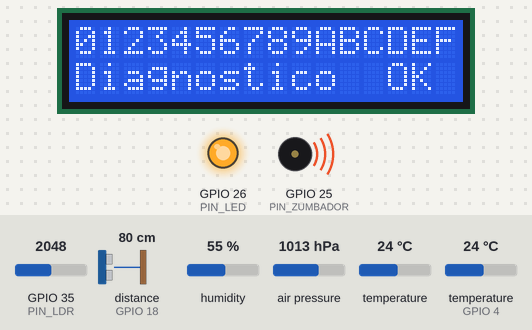
Bench run of a sketch on a simulated ESP32. Shown: 16×2 character LCD, output pins drawn as LEDs (lit = HIGH), buzzer (waves = sounding, pin HIGH). Wiring (inferred from the names in the program): ultrasonic range finder: trigger GPIO 5; echo GPIO 18. Inputs (shaded band) come from the test bench; at power-on: distance to the obstacle (sensor on GPIO 18) 80 cm, GPIO 35 (PIN_LDR) = 2048, humidity 55 %, air pressure 1013 hPa, temperature 24 °C, temperature (sensor on GPIO 4) 24 °C. The echo pulse lasts 58.3 µs per cm; pins used as bus, display or sensor lines are not drawn; what the sketch prints to the serial monitor is not drawn.

Above: at 10.4 s.
At 12.6 s:
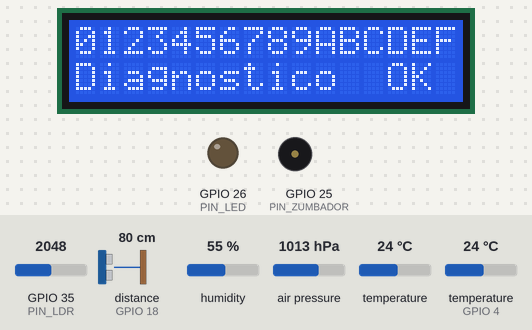
12.7 s: distance to the obstacle (sensor on GPIO 18) set to 2 cm
17.0 s: distance to the obstacle (sensor on GPIO 18) set to 18 cm
Timing chart, 0 to 20.0 s (numbered marks = the images above; inputs shaded):
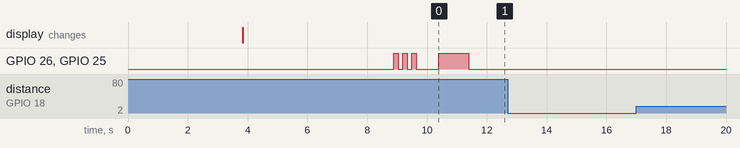

The sketch:

Diagnostico.ino
```cpp
// =====================================================================
//  DIAGNÓSTICO — Estación hidrometeorológica
//
//  Sketch independiente. Verifica cada sensor por separado, mide la
//  dispersión del ultrasónico y entrega los valores que hay que
//  trasladar a config.h del sketch principal.
//
//  Subir este archivo SOLO, en su propia carpeta llamada "Diagnostico".
//  Monitor serie a 115200.
// =====================================================================
#include <Wire.h>
#include <LiquidCrystal_I2C.h>
#include <Adafruit_BMP280.h>
#include <DHT.h>

// ---------- Ajustar si cambiaron los pines ----------
#define PIN_TRIG      5
#define PIN_ECHO     18
#define PIN_DHT       4
#define PIN_LDR      35
#define PIN_ZUMBADOR 25
#define PIN_LED      26
#define I2C_SDA      21
#define I2C_SCL      22

DHT dht(PIN_DHT, DHT22);
Adafruit_BMP280 bmp;
LiquidCrystal_I2C *lcd = nullptr;

uint8_t dirLcd = 0, dirBmp = 0;

// ---------------------------------------------------------------- utilidades
void titulo(const char *t) {
  Serial.println();
  Serial.println("======================================================");
  Serial.printf ("  %s\n", t);
  Serial.println("======================================================");
}

void veredicto(const char *quien, bool ok, const char *detalle) {
  Serial.printf("  [%s] %-12s  %s\n", ok ? " OK " : "FALLA", quien, detalle);
}

// ---------------------------------------------------------------- I2C
void escanearI2C() {
  titulo("1. Escaneo del bus I2C");
  uint8_t hallados = 0;
  for (uint8_t a = 1; a < 127; a++) {
    Wire.beginTransmission(a);
    if (Wire.endTransmission() == 0) {
      Serial.printf("  Dispositivo en 0x%02X", a);
      if (a == 0x27 || a == 0x3F) { Serial.print("  <- LCD");    dirLcd = a; }
      if (a == 0x76 || a == 0x77) { Serial.print("  <- BMP280"); dirBmp = a; }
      Serial.println();
      hallados++;
    }
  }
  if (!hallados) {
    Serial.println("  NADA EN EL BUS.");
    Serial.println("  Revisar: SDA en GPIO21, SCL en GPIO22, alimentacion y GND comun.");
  }
  Serial.printf("\n  >> config.h:  #define DIR_LCD  0x%02X\n", dirLcd ? dirLcd : 0x27);
  Serial.printf("  >> config.h:  #define DIR_BMP  0x%02X\n", dirBmp ? dirBmp : 0x76);
}

// ---------------------------------------------------------------- LCD
void probarLcd() {
  titulo("2. LCD 16x2");
  if (!dirLcd) { veredicto("LCD", false, "no aparecio en el bus I2C"); return; }
  lcd = new LiquidCrystal_I2C(dirLcd, 16, 2);
  lcd->init(); lcd->backlight();
  lcd->setCursor(0, 0); lcd->print("0123456789ABCDEF");
  lcd->setCursor(0, 1); lcd->print("Diagnostico  OK ");
  veredicto("LCD", true, "escribiendo patron de prueba");
  Serial.println("  Mirar la pantalla: deben verse 16 caracteres por linea,");
  Serial.println("  sin segmentos apagados. Si esta en blanco, girar el");
  Serial.println("  potenciometro azul del adaptador (contraste).");
}

// ---------------------------------------------------------------- DHT22
float probarDht(float *tOut, float *hOut) {
  titulo("3. DHT22  (temperatura y humedad)");
  float t = NAN, h = NAN;
  for (uint8_t i = 0; i < 3 && (isnan(t) || isnan(h)); i++) {
    t = dht.readTemperature();
    h = dht.readHumidity();
    if (isnan(t) || isnan(h)) { Serial.println("  reintentando..."); delay(2200); }
  }
  if (isnan(t) || isnan(h)) {
    veredicto("DHT22", false, "sin lectura valida");
    Serial.println("  Revisar: resistencia pull-up de 10k entre Data y 3V3,");
    Serial.println("  alimentacion a 3V3 y GND comun.");
    *tOut = NAN; *hOut = NAN;
    return NAN;
  }
  Serial.printf("  Temperatura : %.1f C\n", t);
  Serial.printf("  Humedad     : %.1f %%\n", h);
  bool rangoOk = (t > -10 && t < 60 && h >= 0 && h <= 100);
  veredicto("DHT22", rangoOk, rangoOk ? "valores en rango fisico" : "valores imposibles");
  Serial.println("\n  PRUEBA MANUAL: soplar sobre el sensor.");
  Serial.println("  La humedad debe subir de 90 % en segundos y bajar en ~1 min.");
  *tOut = t; *hOut = h;
  return t;
}

// ---------------------------------------------------------------- BMP280
void probarBmp(float tDht) {
  titulo("4. BMP280  (presion atmosferica)");
  if (!dirBmp) { veredicto("BMP280", false, "no aparecio en el bus I2C"); return; }
  if (!bmp.begin(dirBmp)) { veredicto("BMP280", false, "begin() fallo"); return; }

  bmp.setSampling(Adafruit_BMP280::MODE_NORMAL,
                  Adafruit_BMP280::SAMPLING_X2,
                  Adafruit_BMP280::SAMPLING_X16,
                  Adafruit_BMP280::FILTER_X16,
                  Adafruit_BMP280::STANDBY_MS_500);
  delay(300);

  float p  = bmp.readPressure() / 100.0f;
  float tb = bmp.readTemperature();
  Serial.printf("  Presion      : %.1f hPa\n", p);
  Serial.printf("  Temp BMP280  : %.1f C\n", tb);

  bool pOk = (p > 600 && p < 1100);
  veredicto("BMP280", pOk, pOk ? "presion en rango" : "presion fuera de rango");

  if (p > 980) {
    Serial.println("\n  AVISO: la presion parece de nivel del mar.");
    Serial.println("  En la Sabana de Bogota (2560 m) debe rondar 745-760 hPa.");
    Serial.println("  Si marca ~1013, la libreria esta convirtiendo a nivel del mar.");
  }

  // ---- Esto es lo que resuelve el falso "FALLA" ----
  if (!isnan(tDht)) {
    float delta = tb - tDht;
    Serial.println("\n  --- AUTOCALENTAMIENTO DEL BMP280 ---");
    Serial.printf("  Temp BMP - Temp DHT = %+.1f C\n", delta);
    Serial.println("  El BMP280 se autocalienta y suele leer por encima del");
    Serial.println("  ambiente. Si ademas va dentro de la caja, la diferencia");
    Serial.println("  crece. Esto NO es una falla: es un desfase sistematico.");
    Serial.printf("\n  >> config.h:  #define BMP_AUTOCALENT_C  %.1ff\n", delta);
    Serial.println("  (dejar el sistema estable 10 min antes de tomar este valor)");
  }
}

// ---------------------------------------------------------------- LDR
void probarLdr() {
  titulo("5. LDR  (luz)");
  analogSetPinAttenuation(PIN_LDR, ADC_11db);

  Serial.println("  Dejar el sensor como esta. Midiendo 3 s...");
  uint32_t acc = 0; uint16_t mn = 4095, mx = 0;
  for (uint8_t i = 0; i < 60; i++) {
    uint16_t v = analogRead(PIN_LDR);
    acc += v; if (v < mn) mn = v; if (v > mx) mx = v;
    delay(50);
  }
  uint16_t prom = acc / 60;
  Serial.printf("  Lectura cruda: media %u, min %u, max %u (rango 0-4095)\n", prom, mn, mx);
  Serial.printf("  Indice       : %.1f %%\n", prom * 100.0f / 4095.0f);

  bool vivo = (mx - mn) > 2 || (prom > 20 && prom < 4075);
  veredicto("LDR", vivo, vivo ? "responde" : "valor pegado en un extremo");

  if (prom < 20)  Serial.println("  AVISO: casi cero. Revisar el divisor resistivo.");
  if (prom > 4075) Serial.println("  AVISO: saturado. Revisar el divisor resistivo.");

  Serial.println("\n  PRUEBA MANUAL: tapar el sensor con la mano 3 s y destapar.");
  Serial.println("  Anotar el valor tapado y el valor a plena luz: esos dos");
  Serial.println("  extremos son la calibracion relativa del LDR.");
  Serial.println("  RECORDAR: el LDR debe estar en GPIO 32-39 (ADC1).");
  Serial.println("  En ADC2 deja de funcionar cuando se enciende el WiFi.");
}

// ---------------------------------------------------------------- HC-SR04
float disparo(float tAire) {
  digitalWrite(PIN_TRIG, LOW);  delayMicroseconds(4);
  digitalWrite(PIN_TRIG, HIGH); delayMicroseconds(10);
  digitalWrite(PIN_TRIG, LOW);
  uint32_t dur = pulseIn(PIN_ECHO, HIGH, 40000);   // bloqueante: solo en diagnostico
  if (dur == 0) return NAN;
  float vCmUs = (331.3f + 0.606f * tAire) / 10000.0f;
  return (dur * vCmUs) / 2.0f;
}

void probarUltrasonico(float tAire) {
  titulo("6. HC-SR04  (nivel)");
  if (isnan(tAire)) { tAire = 20.0f; Serial.println("  (sin DHT: asumiendo 20 C)"); }

  Serial.println("  Apuntar el sensor a una superficie fija y NO moverlo.");
  Serial.println("  Midiendo 20 disparos...\n");

  float v[20]; uint8_t n = 0, fallos = 0;
  for (uint8_t i = 0; i < 20; i++) {
    float d = disparo(tAire);
    if (isnan(d)) { fallos++; Serial.printf("  %2d: SIN ECO\n", i + 1); }
    else          { v[n++] = d; Serial.printf("  %2d: %6.2f cm\n", i + 1, d); }
    delay(70);
  }

  if (n < 2) {
    veredicto("HC-SR04", false, "sin ecos utiles");
    Serial.println("\n  Revisar en este orden:");
    Serial.println("   1. Divisor 1k/2k en Echo. Medir el nodo: debe dar ~3.3 V");
    Serial.println("   2. Alimentacion del sensor a 5V (VIN), no a 3V3");
    Serial.println("   3. GND comun entre sensor y ESP32");
    Serial.println("   4. Sensor perpendicular a la superficie, sin obstaculos");
    return;
  }

  float suma = 0, mn = v[0], mx = v[0];
  for (uint8_t i = 0; i < n; i++) { suma += v[i]; if (v[i] < mn) mn = v[i]; if (v[i] > mx) mx = v[i]; }
  float media = suma / n;
  float var = 0;
  for (uint8_t i = 0; i < n; i++) var += (v[i] - media) * (v[i] - media);
  float sd = sqrtf(var / n);
  float disp = mx - mn;

  Serial.println("\n  --- ESTADISTICA ---");
  Serial.printf("  Lecturas validas : %u de 20  (%u sin eco)\n", n, fallos);
  Serial.printf("  Media            : %.2f cm\n", media);
  Serial.printf("  Minimo / Maximo  : %.2f / %.2f cm\n", mn, mx);
  Serial.printf("  Dispersion       : %.2f cm\n", disp);
  Serial.printf("  Desv. estandar   : %.3f cm\n", sd);

  veredicto("HC-SR04", fallos <= 2, fallos <= 2 ? "ecos estables" : "demasiados fallos de eco");

  Serial.println("\n  --- LECTURA DE LOS RESULTADOS ---");
  if (disp < 0.01f) {
    Serial.println("  DISPERSION CERO. Un HC-SR04 sano siempre tiembla entre");
    Serial.println("  disparos. Dispersion exactamente cero sugiere salida");
    Serial.println("  congelada. Revisar el cableado del Echo.");
  } else if (disp > 3.0f) {
    Serial.println("  DISPERSION ALTA. Probables ecos de las paredes del");
    Serial.println("  recipiente. Centrar el sensor y verificar que este");
    Serial.println("  perfectamente vertical. El cono abre unos 15 grados.");
  } else {
    Serial.println("  Dispersion normal. Este numero es el RUIDO DE LA SENAL,");
    Serial.println("  y es el que justifica la histeresis de la alarma:");
    Serial.println("  el deadband debe ser mayor que este valor.");
  }

  Serial.println("\n  --- VALORES PARA config.h ---");
  Serial.println("  Medir con regla la distancia del sensor al FONDO SECO");
  Serial.println("  del recipiente y escribirla en ALTURA_SENSOR_CM_DEF.");
  Serial.printf("  Ahora mismo el sensor lee %.2f cm hasta la superficie.\n", media);
  Serial.printf("  Si el fondo seco esta a H cm, el nivel actual es H - %.2f\n", media);
}

// ---------------------------------------------------------------- salidas
void probarSalidas() {
  titulo("7. Zumbador y LED");
  Serial.println("  Tres pulsos cortos (patron de falla de sensor)...");
  for (uint8_t i = 0; i < 3; i++) {
    digitalWrite(PIN_ZUMBADOR, HIGH); digitalWrite(PIN_LED, HIGH); delay(150);
    digitalWrite(PIN_ZUMBADOR, LOW);  digitalWrite(PIN_LED, LOW);  delay(150);
  }
  delay(600);
  Serial.println("  Tono continuo 1 s (patron de nivel critico)...");
  digitalWrite(PIN_ZUMBADOR, HIGH); digitalWrite(PIN_LED, HIGH);
  delay(1000);
  digitalWrite(PIN_ZUMBADOR, LOW);  digitalWrite(PIN_LED, LOW);

  Serial.println("\n  Se escucharon los dos patrones?");
  Serial.println("  Si el ESP32 se reinicio al sonar: el zumbador esta");
  Serial.println("  conectado directo al GPIO. Debe ir por el transistor");
  Serial.println("  2N2222 con base a 1k y diodo 1N4148 en paralelo.");
}

// ---------------------------------------------------------------- resumen
void resumen() {
  titulo("RESUMEN — QUE LLEVAR A config.h");
  Serial.println();
  Serial.println("  MEDIR CON REGLA Y ESCRIBIR A MANO:");
  Serial.println("   ALTURA_SENSOR_CM_DEF   distancia sensor -> fondo seco");
  Serial.println("   NIVEL_REFERENCIA_CM    nivel 'lleno' del banco");
  Serial.println("   NIVEL_MAX_CM           = ALTURA_SENSOR - 2 - margen");
  Serial.println();
  Serial.println("  LEER DE ESTE DIAGNOSTICO:");
  Serial.println("   DIR_LCD, DIR_BMP       del escaneo I2C");
  Serial.println("   BMP_AUTOCALENT_C       del delta BMP-DHT");
  Serial.println("   Dispersion del HC-SR04 -> justifica la histeresis");
  Serial.println();
  Serial.println("  CALCULAR CON EL BANCO:");
  Serial.println("   NIVEL_TASA_MAX         caudal maximo / area de la lamina");
  Serial.println("   GASTO_A, GASTO_B       aforo volumetrico (3 puntos)");
  Serial.println();
  Serial.println("======================================================");
}

void setup() {
  Serial.begin(115200);
  delay(1500);

  pinMode(PIN_TRIG, OUTPUT);  digitalWrite(PIN_TRIG, LOW);
  pinMode(PIN_ECHO, INPUT);
  pinMode(PIN_ZUMBADOR, OUTPUT); digitalWrite(PIN_ZUMBADOR, LOW);
  pinMode(PIN_LED, OUTPUT);      digitalWrite(PIN_LED, LOW);

  Wire.begin(I2C_SDA, I2C_SCL);
  dht.begin();
  delay(2200);                       // el DHT22 necesita este arranque

  Serial.println("\n\n#####################################################");
  Serial.println("#   DIAGNOSTICO DE LA ESTACION HIDROMETEOROLOGICA   #");
  Serial.println("#####################################################");

  float t = NAN, h = NAN;
  escanearI2C();
  probarLcd();
  probarDht(&t, &h);
  probarBmp(t);
  probarLdr();
  probarUltrasonico(t);
  probarSalidas();
  resumen();

  Serial.println("\nAhora el sketch repite solo la lectura de nivel cada 2 s");
  Serial.println("para que puedas calibrar contra la regla.\n");
  Serial.println("  distancia(cm)   nivel(cm, usando ALTURA=40)");
}

void loop() {
  float t = dht.readTemperature();
  if (isnan(t)) t = 20.0f;
  float d = disparo(t);
  if (isnan(d)) Serial.println("     SIN ECO");
  else          Serial.printf("     %6.2f          %6.2f\n", d, 40.0f - d);
  delay(2000);
}
```

Measured:
- after the input at 12.7 s, every drawn part: stays the same
- after the input at 17.0 s, every drawn part: stays the same
